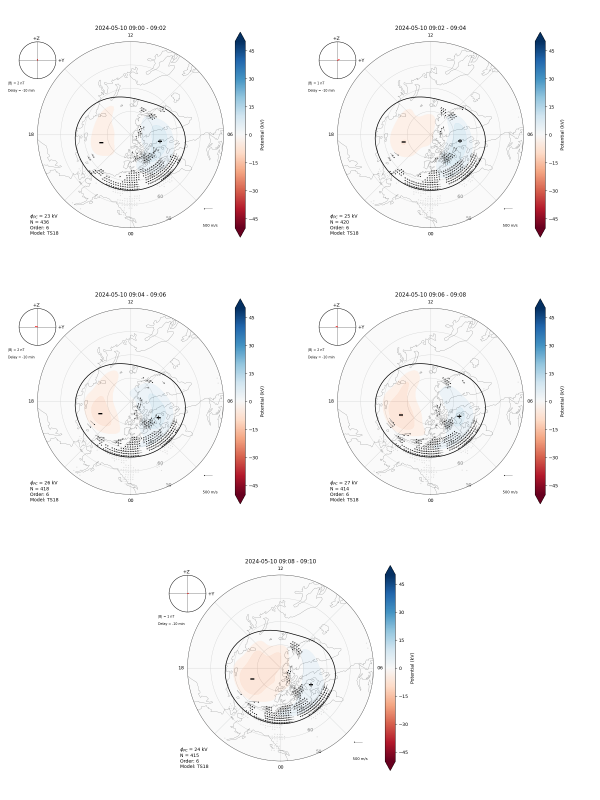
#> input picture Raw_Data_Files/SuperDARN_Data/convection_maps_2024100900.png, 1800 x 2400 px (shown at 1/3 size); its folder holds 4 pictures in this run
$ python SuperDARN_Data_Processing.py
#> lines starting #> are read from the running program, lines starting #| are printed output that depends on the picture
#====================================================================================
# SuperDARN Data Processing
#====================================================================================
import os
import shutil
from glob import glob
from PIL import Image
import matplotlib.pyplot as plt
#------------------------------------------------------------------------------------
# Paths
#------------------------------------------------------------------------------------
source_folder = "../Raw_Data_Files/SuperDARN_Data"
destination_folder = "../Processed_Data/SuperDARN"
#------------------------------------------------------------------------------------
# Create destination folder if it doesn't exist
#------------------------------------------------------------------------------------
os.makedirs(destination_folder, exist_ok=True)
#------------------------------------------------------------------------------------
# Define crop coordinates
#------------------------------------------------------------------------------------
left = 0
upper = 0
right = 850
lower = 750
#------------------------------------------------------------------------------------
# Process all PNG files in source folder
#------------------------------------------------------------------------------------
png_files = glob(os.path.join(source_folder, "*.png"))

for file_path in png_files:
    # Load image
    img = Image.open(file_path)
#> img is the input picture: PIL image 1800x2400 RGB; mean R, G, B 247.2, 246.7, 246.9

    # Crop image
    cropped_img = img.crop((left, upper, right, lower))
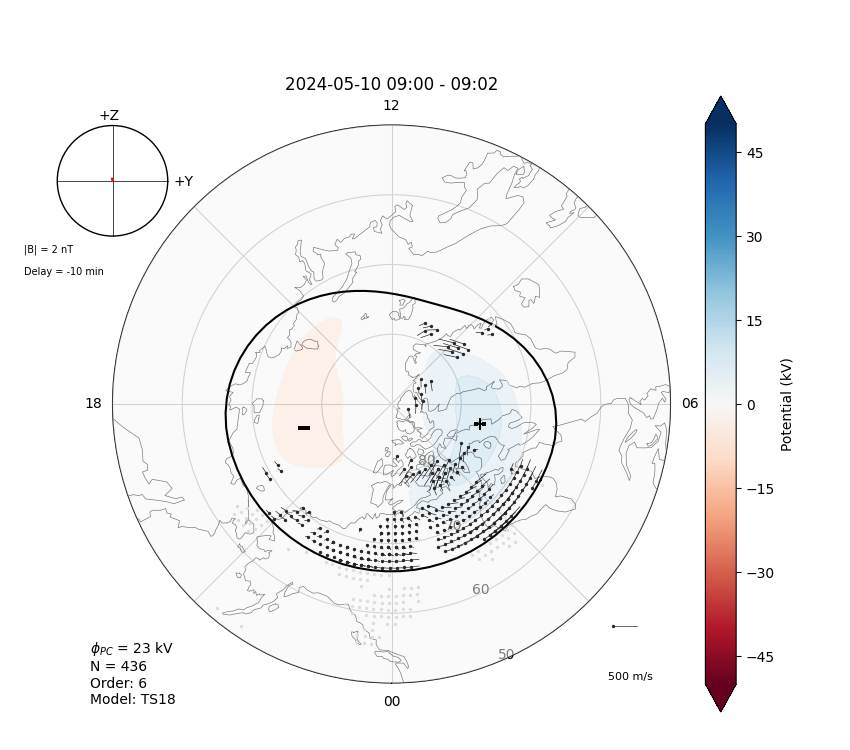
#> cropped_img: PIL image 850x750 RGB; mean R, G, B 244.4, 243.9, 244.3

    # Get filename without folder
    filename = os.path.basename(file_path)

    # Save cropped image to destination folder
    save_path = os.path.join(destination_folder, filename)
    cropped_img.save(save_path)

    # Optional: display confirmation
    print(f"Cropped and saved: {filename}")
#> pass 2 of the loop `for file_path in png_files:`:
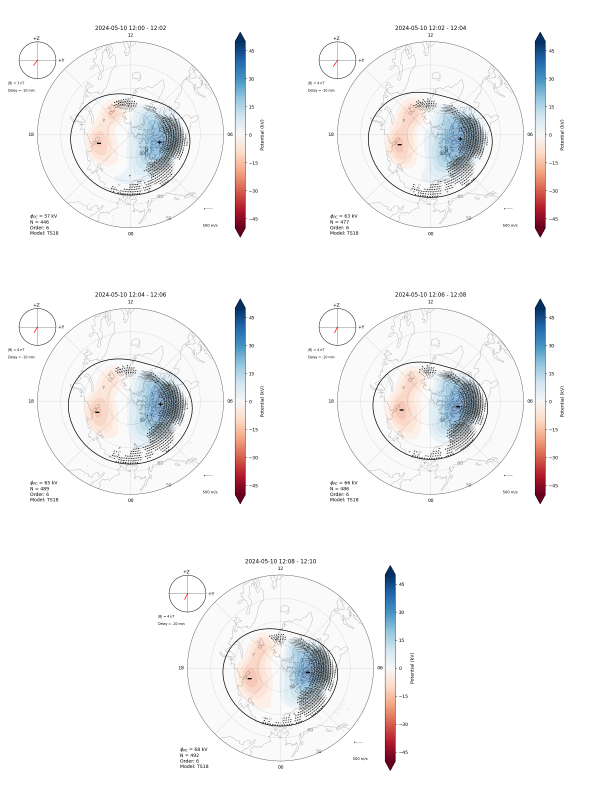
#> input picture Raw_Data_Files/SuperDARN_Data/convection_maps_2024101200.png, 1800 x 2400 px (shown at 1/3 size)
#> img is the input picture: PIL image 1800x2400 RGB; mean R, G, B 244.9, 244.7, 245.2
#> `cropped_img = img.crop((left, upper, right, lower))`:
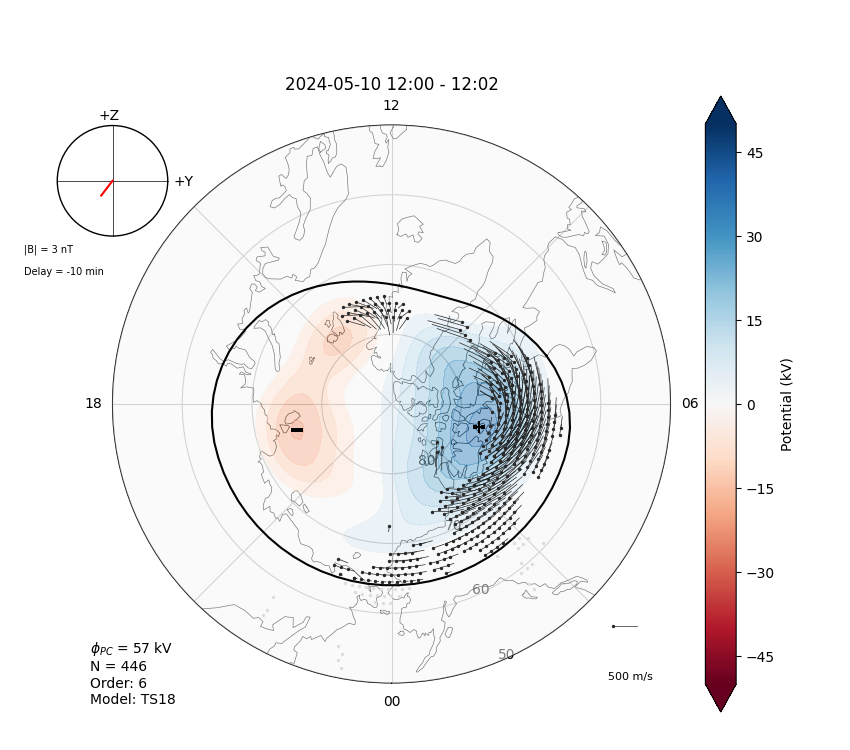
#> cropped_img: PIL image 850x750 RGB; mean R, G, B 241.5, 241.4, 242.1
#> pass 3 of the loop `for file_path in png_files:`:
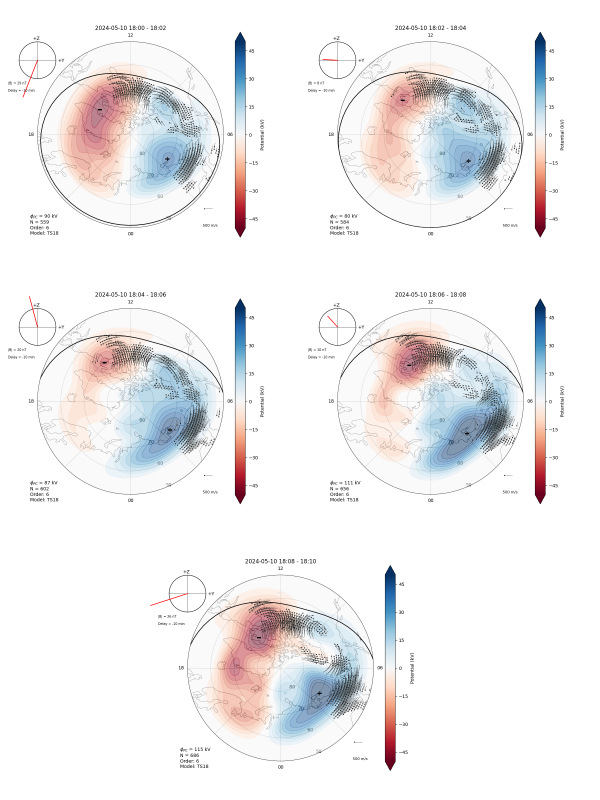
#> input picture Raw_Data_Files/SuperDARN_Data/convection_maps_2024101800.png, 1800 x 2400 px (shown at 1/3 size)
#> img is the input picture: PIL image 1800x2400 RGB; mean R, G, B 240.8, 239.5, 240.4
#> `cropped_img = img.crop((left, upper, right, lower))`:
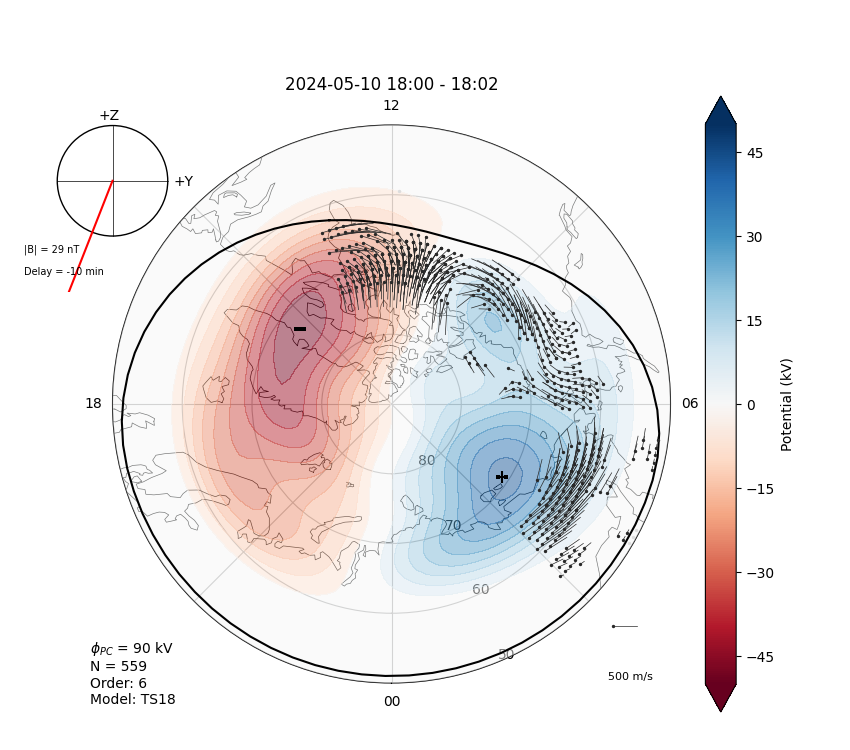
#> cropped_img: PIL image 850x750 RGB; mean R, G, B 236.8, 233.3, 234.1
#> the loop made 4 passes; the first 3 are shown

print("All SuperDARN PNG files processed successfully!")
